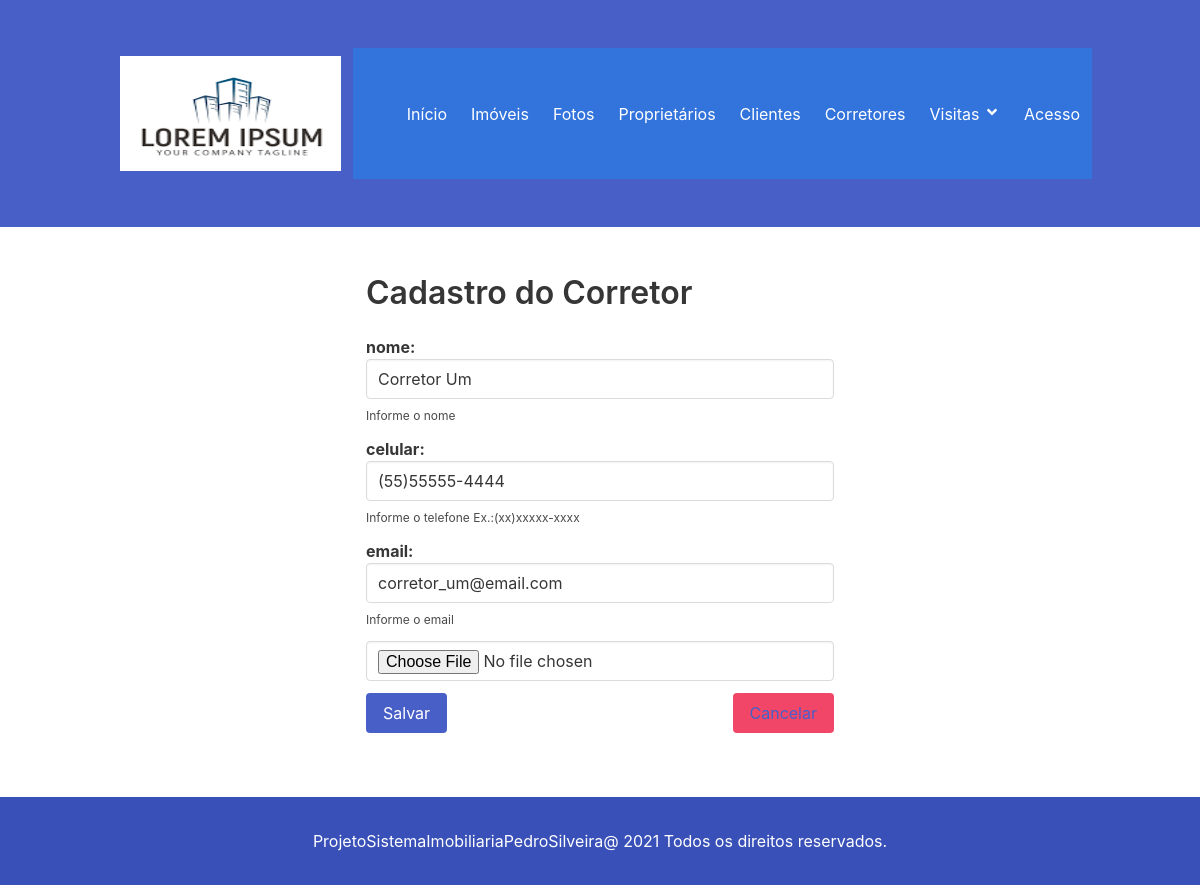
Page /1/corretores/editar/ on the committed database.
### agenda/models.py (models this page shows, shortened)
class Corretor(models.Model):
    nome = models.CharField('Nome', max_length=35, help_text='Informe o nome')
    celular = models.CharField('Celular', max_length=14, help_text='Informe o telefone Ex.:(xx)xxxxx-xxxx')
    email = models.EmailField('Email', max_length=100, help_text='Informe o email')
    foto = StdImageField('Foto', upload_to='corretores', variations={'thumb': {'width': 200, 'height': 200, 'crop': True}})
    class Meta:
        verbose_name = 'Corretor'
        verbose_name_plural = 'Corretores'

### agenda/views.py (the view)
# urls.py: path('<int:pk>/corretores/editar/', CorretoresUpDateView.as_view(), name='corretor_editar'),
class CorretoresUpDateView(UpdateView):
    form_class = CorretorModelForm
    model = Corretor
    template_name = 'corretor_form.html'
    success_url = reverse_lazy('corretores')

### agenda/forms.py
class CorretorModelForm(forms.ModelForm):
    class Meta:
        model = Corretor
        fields = '__all__'
        widgets = {
            'nome': forms.TextInput(
                attrs={'class': 'input', 'type': 'text', 'placeholder': 'Digite o nome do Corretor'}),
            'celular': forms.TextInput(
                attrs={'class': 'input', 'type': 'tel', 'placeholder': 'Digite o telefone do Corretor'}),
            'email': forms.EmailInput(
                attrs={'class': 'input', 'type': 'mail', 'placeholder': 'Insira o email  do Corretor'}),
            'foto': forms.FileInput(
                attrs={'class': 'input', 'type': 'file'}),
        }

### agenda/templates/corretor_form.html (shortened to what this page needs)
{% extends 'base.html' %}
{% block content %}
<section class="section">
    <div class="container">
        <div class="columns is-mobile">
            <div class="column is-half is-offset-one-quarter">
                <h3 class="title is-size-3">Cadastro do Corretor</h3>
                <form method="POST" enctype="multipart/form-data">
                    {% for field in form %}
                        <div class="field">
                        {% if field.html_name == 'foto' %}
                            {% if field.value is not empty %}
                                <label class="label is-capitalized"> {{ field }}</label>
                            {% else %}
                                <label class="label is capitalized"> {{ field.html_name }}: {{ field }}</label>
                            {% endif %}
                            {% else %}
                                <label class="label is capitalized"> {{ field.html_name }}: {{ field }}</label>
                            {% endif %}
                            {% if field.help_text %}
                                <p class="help">{{ field.help_text }}</p>
                            {% endif %}
                        </div>
                    {% endfor %}
                    <button class="button is-link is-primary" type="submit">Salvar</button>
                    <button class="button is-danger is-pulled-right" type="reset">
                        <a href="{% url 'corretores' %}">Cancelar</a>
                    </button>
                </form>
            </div>
        </div>
    </div>
</section>
{% endblock %}

### rows in the picture
Corretor: form "Corretor Um" "(55)55555-4444" "corretor_um@email.com"

### other values in the picture
{{ field.html_name }} "nome" "celular" "email"
{{ field.help_text }} "Informe o nome" "Informe o telefone Ex.:(xx)xxxxx-xxxx" "Informe o email"
